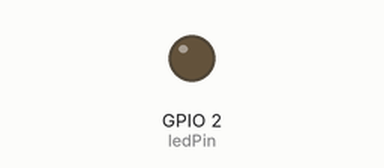
This sketch was run on a simulated ESP32. On the bench: output pins drawn as LEDs (lit = HIGH). What the sketch prints to the serial monitor is not drawn.

Above: at 0.05 s.
At 0.95 s:
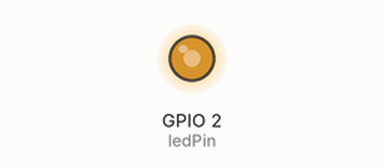
At 1.35 s:
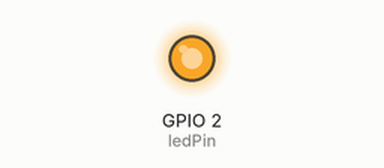
At 2.7 s:
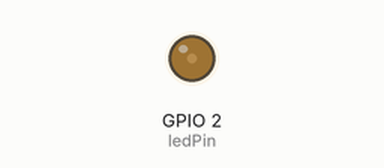
Timing chart, 0 to 7.3 s (numbered marks = the images above):
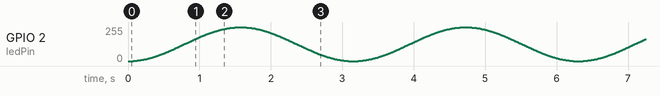

The sketch:

breath_sin.ino
```cpp
// 定义LED引脚
const int ledPin = 2;

// 设置PWM属性
const int freq = 5000;          // 频率 5000Hz
const int resolution = 8;       // 分辨率 8位 (0-255)

void setup() {
  Serial.begin(115200);

  // 【新版用法】直接将引脚、频率和分辨率绑定
  // 它会自动返回一个关联的通道（如果需要的话）
  ledcAttach(ledPin, freq, resolution);
}

void loop()
{

  for(float alpha=0; alpha<= PI; alpha=alpha+0.01)
  {

    ledcWrite(ledPin, sin(alpha)*sin(alpha)*255);
    delay(10);
  }

  Serial.println("Breathing cycle completed");
}
```
